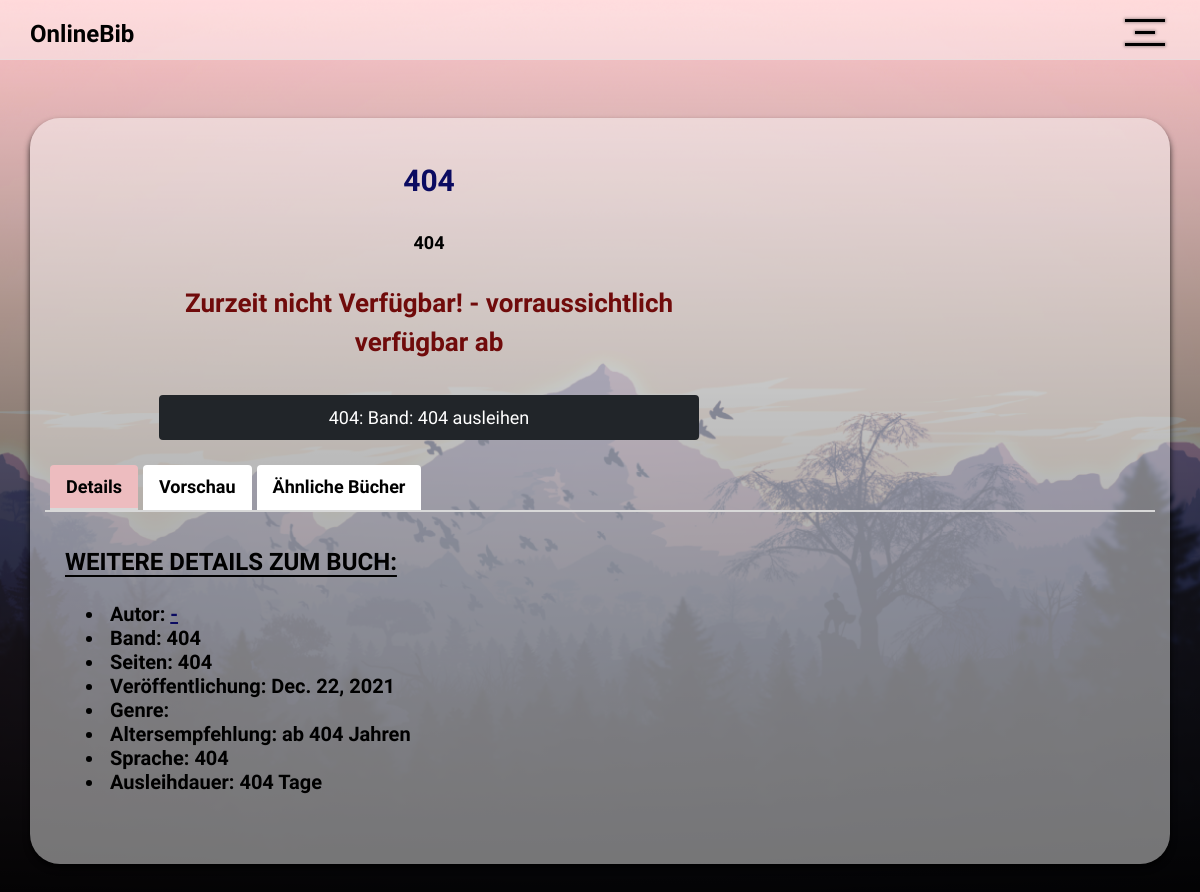
The page /books/products/ on the database its author committed.
### books/models.py (models this page shows)
class Book(models.Model):
    book_img = models.ImageField(default = 'book.jpg', upload_to='book_pics')
    title = models.CharField(max_length=50)
    title_small = models.CharField(max_length=30)
    description_small = models.TextField(max_length=700)
    description = models.TextField(max_length=10000)
    year = models.DateField()
    book_author = models.CharField(max_length=40)
    isavailable = models.BooleanField(default=True)
    quantity = models.IntegerField()
    genre = models.CharField(max_length=12)
    pages = models.IntegerField()
    part = models.IntegerField()
    age = models.IntegerField()
    ausleihtage = models.IntegerField()
    language= models.CharField(max_length=20)
    preview=models.CharField(max_length=200,default=0)
    totalorders=models.IntegerField(default=0)
    def __str__(self):
        return self.title

### books/views.py (the view, shortened to what this page needs)
# urls.py: path('products/', getdetails, name='products'),
@csrf_exempt
def getdetails(request):
       current_user = request.user
       showalert = 0
       try:
          if request.method == 'GET':
                try:
                    status = request.GET['status']
                    orderdata = Order.objects.all()
                    template = loader.get_template('products.html')
                    id = request.GET['id']
                    currentbook = Book.objects.get(id=id)
                    all_articels = Book.objects.all()
                    context = {"currentbook": currentbook,"all_articels":all_articels,"showalert":showalert,"orderdata":orderdata,"status": status}
                    return HttpResponse(template.render(context,request))
                except:
                   {}
                try:
                    orderdata = Order.objects.all()
                    template = loader.get_template('products.html')
                    id = request.GET['id']
                    currentbook = Book.objects.get(id=id)
                    all_articels = Book.objects.all()
                    context = {"currentbook": currentbook,"all_articels":all_articels,"showalert":showalert,"orderdata":orderdata}
                    return HttpResponse(template.render(context,request))
                except Exception as e:
                    logger = logging.Logger('catch_all')
                    logger.error(bcolors.FAIL +'WARNUNG: '+ str(e) + bcolors.ENDC)
                    id = 1 # 404 Book
                    currentbook = Book.objects.get(id=id)
                    all_articels = Book.objects.all()
                    context = {"currentbook": currentbook,"all_articels":all_articels}
                    print(bcolors.WARNING +"ACHTUNG: Fehler in books.views(getdetails) - Buch wurde nicht gefunden - Buch mit ID: "+ str(id) +" - "+ str(currentbook) +" wurde ausgegeben"+  bcolors.ENDC)
                    return HttpResponse(template.render(context,request))
       except Exception as e:
           logger = logging.Logger('catch_all') # POST
           print(bcolors.FAIL +"WARNUNG: Der Ausleihprozess konnte nicht abgeschlossen werden!" +  bcolors.ENDC)
           logger.error(bcolors.FAIL +'WARNUNG: '+ str(e) + bcolors.ENDC)
           PrintException()
           showalert = 3
           return HttpResponseRedirect('?title='+buch.title+'&id='+str(buch.id)+'&status=error')

### books/templates/products.html (shortened to what this page needs)
{% load static %}
{% load save_var %}
{% include 'header.html' %}
{% load templatehelpers %}
<!DOCTYPE html>
<html lang="en" >
<head>
</head>
<body>
		<div class="container containerProduct center textstyle" style="margin-top: 30px;">
	        <div class="heading-section">
	            <h2></h2>
	        </div>
	        <div id="changeclass1" class="row" >
	        	<div>
							<div id="app" class="productcards">
  </div>
	        	</div>
	        	<div id="changeclass2" class="col-md-6">
	        		<div class="product-dtl">
        				<div class="product-info ">
		        			<div class="product-name" style="text-align: center">
								<h1>{{currentbook.title}}</h1>
							</div>
		        			<div class="product-price-discount"><span></span><span class="line-through"></span></div>
		        		</div>
	        			<p>{{currentbook.description_small}}</p>
{% if currentbook.isavailable == False %}
<div class="alert alert-fail mdi mdi-star" style="text-align: center;" role="alert">
	<strong>Zurzeit nicht Verfügbar! - vorraussichtlich verfügbar ab</strong>
</div>
{% endif %}
			                 {% for Order in orderdata %}
							 {% if user.id == Order.users.id %}
							 {% if Order.books.id == currentbook.id %}
							 <a href="{% url 'items-site' %}"  class="round-black-btn">Bearbeiten - Rückgabe: {{Order.return_date}}</a></input>
							 {% define 1 as counter %}
							 {% else %}
							 {% endif %}
							 {% endif %}
							 {% if forloop.last %}
							 {% if counter != 1 %}
							    {% if user.is_authenticated %}
							   		 <form action="#" method="POST">{% csrf_token %}
										{{form}}
									 <input  type="hidden" class="round-black-btn"  name="buch[]" value="{{currentbook.id}}">
									 <a href="#" class="round-black-btn" onclick="document.forms[0].submit(); localStorage.setItem('alerted','yes'); return false; ">{{currentbook.title_small}} - Band: {{currentbook.part}} ausleihen</a>
									 </form>
							         {% else %}
							         <a href="{% url 'login' %}" class="round-black-btn">{{currentbook.title_small}}: Band: {{currentbook.part}} ausleihen</a></input>
							         {% endif %}
								{% define 1 as counter %}
							 {% else %}
							 {% endif %}
							 {% endif %}
							 {% empty %}
						     {% if user.is_authenticated %}
							 <form action="" method="POST">{% csrf_token %}
							 <input  type="hidden" class="round-black-btn"  name="buch[]" value="{{currentbook.id}}">
							 <a href="" class="round-black-btn" onclick="document.forms[0].submit(); localStorage.setItem('alerted','yes');return false; ">{{currentbook.title_small}} - Band: {{currentbook.part}} ausleihen</a>
							 </form>
							 {% else %}
							 <a href="{% url 'login' %}" class="round-black-btn">{{currentbook.title}}: Band: {{currentbook.part}} ausleihen</a></input>
							 {% endif %}
							 {% endfor %}
	        		</div>
	        	</div>
	        </div>
	        <div class="product-info-tabs">
		        <ul class="nav nav-tabs"id="myTab" role="tablist">
					<li class="nav-item" >
				    	<a class="nav-link active" style="color:black; font-weight: bold; background: white;" id="review-tab" data-toggle="tab" href="#review" role="tab" aria-controls="review" aria-selected="true">Details</a>
				  	</li>
				  	<li class="nav-item" >
				    	<a class="nav-link"style="color:Black; font-weight: bold; background: white;" id="description-tab" data-toggle="tab" href="#description" role="tab" aria-controls="description" aria-selected="false">Vorschau</a>
				  	</li>
					  <li class="nav-item" >
				    	<a class="nav-link"style="color:Black; font-weight: bold; background: white;" id="commonbooks-tab" data-toggle="tab" href="#commonbooks" role="tab" aria-controls="commonbooks" aria-selected="false">Ähnliche Bücher</a>
				  	</li>
				</ul>
				<div class="tab-content" id="myTabContent">
					<div class="tab-pane fade show active" style="color:black; font-weight: bold; font-size: 20px;" id="review" role="tabpanel" aria-labelledby="review-tab">
						<div class="review-heading" style="color:black; margin-bottom: 20px; text-underline-position: under;text-decoration: underline; line-height: 40px;">
							Weitere Details zum Buch:
						</div>
						<ul>
						<li>Autor: <a href="../?title=&year=&author={{currentbook.book_author}}&isavailable=" style="color: rgb(11, 11, 97); text-decoration: underline; font-weight: bold;">{{currentbook.book_author}}</a></br></li>
						<li>Band: {{currentbook.part}}</br>	  </li>
						<li>Seiten: {{currentbook.pages}}</br>	  </li>
					    <li>Veröffentlichung: {{currentbook.year}}</br>	</li>
						<li>Genre: <a href="../?genre={{currentbook.genre}}" style="color: rgb(11, 11, 97); text-decoration: underline; font-weight: bold;">{{currentbook.genre}}</a></br>	</li>
						<li>Altersempfehlung: ab {{currentbook.age}} Jahren </br>	</li>
						<li>Sprache: {{currentbook.language}}</br>	</li>
						<li>Ausleihdauer: {{currentbook.ausleihtage}} Tage</br>	</li>
					</ul>
							  </div>
							  </div>
<link href="https://maxcdn.bootstrapcdn.com/bootstrap/4.1.1/css/bootstrap.min.css" rel="stylesheet" id="bootstrap-css">
</body>
</html>

### books/static/books/OnlineBib.css (style rules this page uses)
::placeholder { color: #DDDDDD; font-style:italic; opacity: 1; }
body { font-family: "Raleway"; -webkit-font-smoothing: antialiased; background-position: center top; background-attachment: fixed; background-clip: padding-box; background-size: cover; margin: 80px 0 !important; margin: 40px 0; font-family: "Raleway"; font-size: 14px; font-weight: 500; background-color: #BCAAA4; -webkit-font-smoothing: antialiased; }
p { line-height: 1.5em; }
.productcards { padding: 10px 57px; display: flex; flex-wrap: wrap; justify-content: center; }
.nav-link.active, .show > .nav-link { color: black !important ; background-color:#EDBCBF !important; }
.heading-section { text-align: center; margin-bottom: 20px; }
.heading-section h2 { font-size: 32px; font-weight: 500; padding-top: 10px; padding-bottom: 15px; font-family: 'Poppins', sans-serif; }
.product-name { display: flex; justify-content: center; align-items: center; font-size: 25px; font-weight: bold; line-height: 22px; margin-bottom: 4px; color:black; }
.product-price-discount { font-size: 22px; font-weight: 400; padding: 10px 0; clear: both; }
.product-info { width: 100%; }
.product-dtl p { font-size: 14px; line-height: 24px; color: #7a7a7a; }
.round-black-btn { border-radius: 4px; background: #212529; color: #fff; padding: 7px 45px; display: flex; justify-content: center; align-items: center; margin-top: 20px; border: solid 2px #212529; transition: all 0.5s ease-in-out 0s; text-align: center; }
.containerProduct { background: transparent; margin-top: 50px; border-radius: 0.2rem; box-shadow: 0 4px 6px 0 rgba(0, 0, 0, 0.8); font-weight: bold; background: linear-gradient( rgba(255, 255, 255,45%), rgba(255, 255, 255, 45%) ); border-radius: 30px 30px 30px 30px; }
.textstyle { color: red; font-size: 18px; font-family: "Raleway"; }
.textstyle h1 { color: rgb(11, 11, 97); font-size: 30px; font-weight: bold; }
.textstyle strong { color: rgb(112, 11, 11); font-size: 26px; font-weight: bold; }
.textstyle p { color: black; font-size: 18px; font-family: "Raleway"; text-align: center; }
.textstyle a { color: white; font-weight: 100; font-family: "Raleway"; }
@media (min-width: 768px) { .containerProduct { max-width: 720px; } }
@media (min-width: 576px) { .containerProduct { max-width: 540px; } }
.product-info-tabs { margin-top: 25px; }
.product-info-tabs .nav-tabs { border-bottom: 2px solid #d8d8d8; }
.product-info-tabs .nav-tabs .nav-item { margin-bottom: 0; }
.product-info-tabs .nav-tabs .nav-link { border: none; border-bottom: 2px solid transparent; color: #323232; }
.product-info-tabs .nav-tabs .nav-item.show .nav-link, .product-info-tabs .nav-tabs .nav-link.active, .product-info-tabs .nav-tabs .nav-link.active:hover { border: none; border-bottom: 2px solid #d8d8d8; font-weight: bold; }
.product-info-tabs .tab-content .tab-pane { padding: 30px 20px; font-size: 15px; line-height: 24px; color: #7a7a7a; }
.review-heading { font-size: 24px; font-weight: 600; line-height: 24px; margin-bottom: 6px; text-transform: uppercase; color: #000; }
.xsmall ul, li { padding-left: 5px; }
.row { display: table-row; }

### books/templates/products.html (style rules this page uses)
html { visibility: hidden; opacity: 1; }
html { visibility: visible; opacity: 1; }

### rows shown on the page
Book: title "404", description_small "404", part "404", book_author "-", pages "404", year "Dec. 22, 2021", age "404", language "404", ausleihtage "404"
